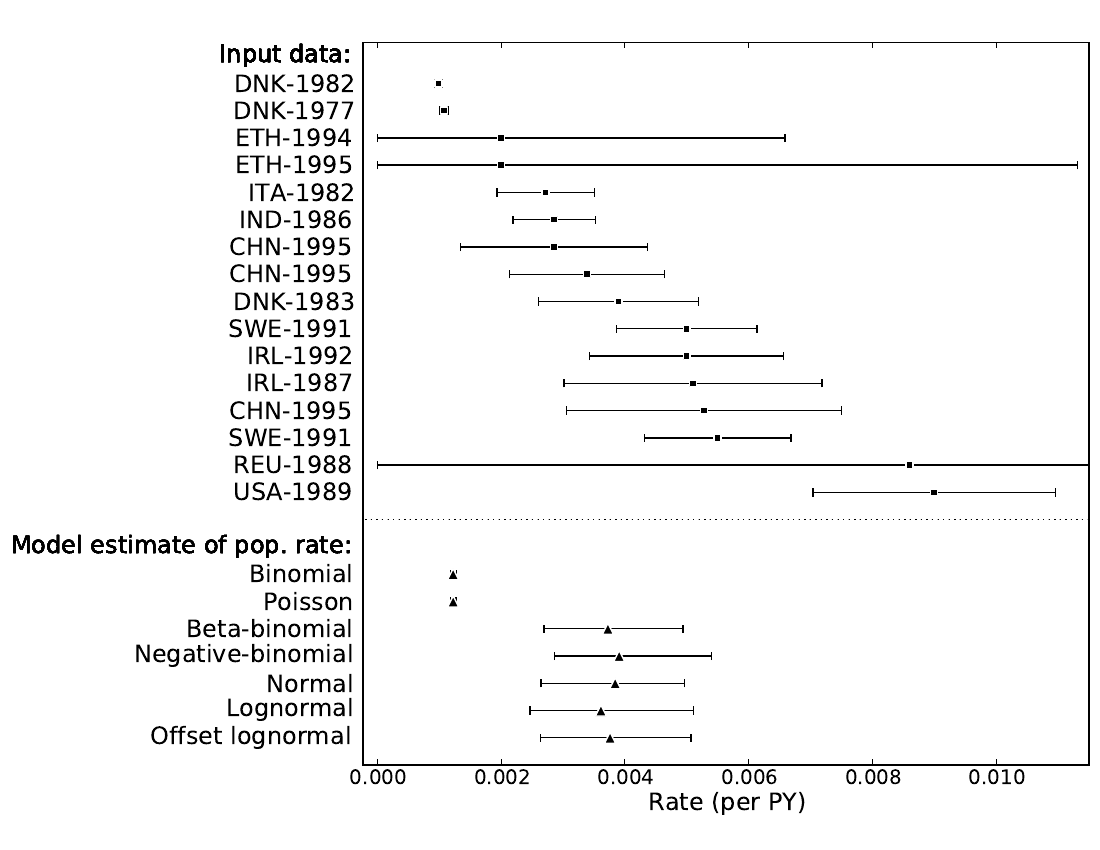

Reproduce this figure in Python.
""" Fit data with several rate models and generate forest plot"""


import sys
sys.path += ['..']


import pylab as pl
import pymc as mc

import dismod3
import book_graphics
reload(book_graphics)

results = {}
n_pred = 10000
iter = 20000
burn = 10000
thin = 10

### @export 'data'
dm = dismod3.load_disease_model(15630)
dm.calc_effective_sample_size(dm.data)
some_data = ([d for d in dm.data
              if d['data_type'] == 'prevalence data'
              and d['sex'] == 'male'
              and 15 <= d['age_start'] < 20
              and d['age_end'] == 99
              and d['effective_sample_size'] > 1])
countries = pl.unique([s['region'] for s in some_data])
min_year = min([s['year_start'] for s in some_data])
max_year = max([s['year_end'] for s in some_data])
cy = ['%s-%d'%(s['region'], s['year_start']) for s in some_data]

n = pl.array([s['effective_sample_size'] for s in some_data])
r = pl.array([dm.value_per_1(s) for s in some_data])

s = pl.sqrt(r * (1-r) / n)


### @export 'binomial-model'
pi = mc.Uniform('pi', lower=0, upper=1, value=.5)

@mc.potential
def obs(pi=pi):
    return mc.binomial_like(r*n, n, pi)

@mc.deterministic
def pred(pi=pi):
    return mc.rbinomial(n_pred, pi) / float(n_pred)

### @export 'binomial-fit'
mc.MCMC([pi, obs, pred]).sample(iter, burn, thin)

### @export 'binomial-store'
mc.Matplot.plot(pi)
pl.savefig('ci-prev_meta_analysis-binomial_diagnostic.png')
results['Binomial'] = dict(pi=pi.stats(), pred=pred.stats())


### @export 'beta-binomial-model'
alpha = mc.Uninformative('alpha', value=4.)
beta = mc.Uninformative('beta', value=1000.)
pi_mean = mc.Lambda('pi_mean', lambda alpha=alpha, beta=beta: alpha/(alpha+beta))
pi = mc.Beta('pi', alpha, beta, value=r)

@mc.potential
def obs(pi=pi):
    return mc.binomial_like(r*n, n, pi)

@mc.deterministic
def pred(alpha=alpha, beta=beta):
    return mc.rbinomial(n_pred, mc.rbeta(alpha, beta)) / float(n_pred)

### @export 'beta-binomial-fit'
mcmc = mc.MCMC([alpha, beta, pi_mean, pi, obs, pred])
mcmc.use_step_method(mc.AdaptiveMetropolis, [alpha, beta])
mcmc.use_step_method(mc.AdaptiveMetropolis, pi)
mcmc.sample(iter*10, burn*10, thin*10)

### @export 'beta-binomial-store'
#mc.Matplot.plot(alpha)
#mc.Matplot.plot(beta)
mc.Matplot.plot(pi)
pl.savefig('ci-prev_meta_analysis-beta_binomial_diagnostic.png')
results['Beta binomial'] = dict(pi=pi_mean.stats(), pred=pred.stats())


### @export 'poisson-model'
pi = mc.Uniform('pi', lower=0, upper=1, value=.5)

@mc.potential
def obs(pi=pi):
    return mc.poisson_like(r*n, pi*n)

@mc.deterministic
def pred(pi=pi):
    return mc.rpoisson(pi*n_pred) / float(n_pred)

### @export 'poisson-fit-and-store'
mc.MCMC([pi, obs, pred]).sample(iter, burn, thin)

results['Poisson'] = dict(pi=pi.stats(), pred=pred.stats())


### @export 'negative-binomial-model'
pi = mc.Uniform('pi', lower=0, upper=1, value=.5)
delta = mc.Uninformative('delta', value=100.)

@mc.potential
def obs(pi=pi, delta=delta):
    return mc.negative_binomial_like(r*n, pi*n, delta)

@mc.deterministic
def pred(pi=pi, delta=delta):
    return mc.rnegative_binomial(pi*n_pred, delta) / float(n_pred)

### @export 'negative-binomial-fit-and-store'
mc.MCMC([pi, delta, obs, pred]).sample(iter, burn, thin)

results['Negative binomial'] = dict(pi=pi.stats(), pred=pred.stats())


### @export 'normal-model'
pi = mc.Uniform('pi', lower=0, upper=1, value=.5)
sigma = mc.Uniform('sigma', lower=0, upper=10, value=.01)

@mc.potential
def obs(pi=pi, sigma=sigma):
    return mc.normal_like(r, pi, 1./(s**2 + sigma**2))

@mc.deterministic
def pred(pi=pi, sigma=sigma):
    s_pred = pl.sqrt(pi*(1-pi)/n_pred)
    return mc.rnormal(pi, 1./(s_pred + sigma))

### @export 'normal-fit-and-store'
mc.MCMC([pi, sigma, obs, pred]).sample(iter, burn, thin)

results['Normal'] = dict(pi=pi.stats(), pred=pred.stats())


### @export 'log-normal-model'
pi = mc.Uniform('pi', lower=0, upper=1, value=.5)
sigma = mc.Uniform('sigma', lower=0, upper=10, value=.01)

@mc.potential
def obs(pi=pi, sigma=sigma):
    return mc.normal_like(pl.log(r), pl.log(pi), 1./((s/r)**2 + sigma**2))

pred_s = pl.sqrt(r * (1-r) / n_pred)
@mc.deterministic
def pred(pi=pi, sigma=sigma):
    s_pred = pl.sqrt(pi*(1-pi)/n_pred)
    return pl.exp(mc.rnormal(pl.log(pi), 1./((s_pred/pi)**2 + sigma**2)))

### @export 'log-normal-fit-and-store'
mc.MCMC([pi, sigma, obs, pred]).sample(iter, burn, thin)

results['Lognormal'] = dict(pi=pi.stats(), pred=pred.stats())


### @export 'offset-log-normal-model'
pi = mc.Uniform('pi', lower=0, upper=1, value=.5)
zeta = mc.Uniform('zeta', lower=0, upper=.005, value=.001)
sigma = mc.Uniform('sigma', lower=0, upper=10, value=.01)

@mc.potential
def obs(pi=pi, zeta=zeta, sigma=sigma):
    return mc.normal_like(pl.log(r+zeta), pl.log(pi+zeta), 1./((s/(r+zeta))**2 + sigma**2))

@mc.deterministic
def pred(pi=pi, zeta=zeta, sigma=sigma):
    s_pred = pl.sqrt(pi*(1-pi)/n_pred)
    return pl.exp(mc.rnormal(pl.log(pi+zeta),
                    1./((s_pred/(pi+zeta))**2 + sigma**2))) \
                - zeta

### @export 'offset-log-normal-fit-and-store'
mc.MCMC([pi, zeta, sigma, obs, pred]).sample(iter, burn, thin)

results['Offset lognormal'] = dict(pi=pi.stats(), pred=pred.stats())

### @export 'save'
pi_median = []
pi_spread = []
for i, k in enumerate(results):
    pi_median.append(results[k]['pi']['quantiles'][50])
    pi_spread.append(results[k]['pi']['95% HPD interval'][1]-results[k]['pi']['95% HPD interval'][0])
min_est = min(pi_median).round(4)
max_est = max(pi_median).round(4)
min_spread = min(pi_spread).round(4)
max_spread = max(pi_spread).round(4)


book_graphics.save_json('schiz_forest.json', vars())

### data only plot, for computational infrastructure appendix
book_graphics.forest_plot(r, n, data_labels=cy,
                          xmax=.0115,
                          subplot_params=dict(bottom=.1, right=.99, top=.95, left=.15),
                          figparams=book_graphics.quarter_page_params,
                          fname='ci-prev_meta_analysis-schiz_data.png')


### master graphic of data and models, for rate model section of stats chapter
book_graphics.forest_plot(r, n, data_labels=cy,
                          xmax=.0115,
                          model_keys=['Binomial', 'Poisson', 'Beta binomial', 'Negative binomial', 'Normal', 'Lognormal',  'Offset lognormal'],
                          results=results,
                          #subplot_params=dict(bottom=.1, right=.99, top=.95, left=.15),
                          #figparams=book_graphics.quarter_page_params,
                          fname='schiz_forest.pdf')
